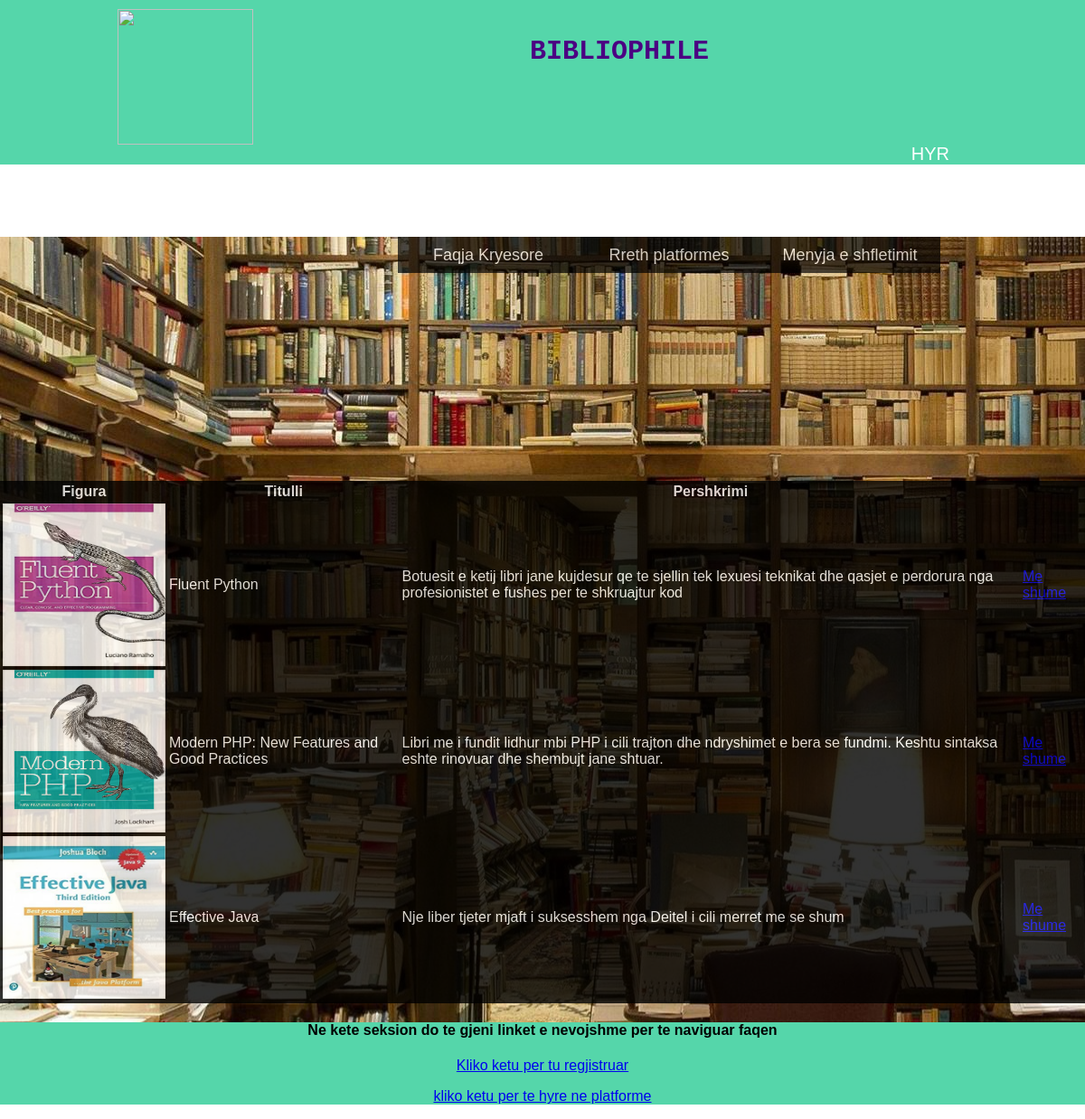
The page / on the database its author committed.
### tables this page shows
CREATE TABLE `lib_pershkrim` (
  `Nr_Seri` varchar(15) NOT NULL,
  `titulli` varchar(120) DEFAULT NULL,
  `Pershkrimi` varchar(300) DEFAULT NULL,
  `Cmimi` int DEFAULT NULL,
  `Botuesi` varchar(60) DEFAULT NULL,
  `Publikimi` date DEFAULT NULL,
  `Tirazhi` int DEFAULT NULL,
  `Nr_faqeve` int DEFAULT NULL,
  `URL` varchar(100) DEFAULT NULL,
  PRIMARY KEY (`Nr_Seri`)
);

### index.php (the view, shortened to what this page needs)
<?php
  include "lidhjaDB.php";
  $timestamp = date("YmdHis");
?>
<html>
 <head>
   <link rel="stylesheet" style="text/css" href="designwebpage.css?v=<?php echo "$timestamp";?>">
 </head>
 <body>
     <header>
        <div class="container">
         <img class="logo" src="logua.bmp" width="150px" height="150px">
         <h2> Bibliophile</h2>
        <nav>
         <ul>
          <?php
          if(isset($_SESSION['Emri']) )
            echo "<li><a href='hyr.php'>Dil</a></li>";
          else if(!isset($_SESSION['Emri']) )
            echo "<li><a href='hyr.php'>Hyr</a></li>";
          ?>
         </ul>
        </nav>
        </div>
     </header>
     <div class="tes">
        <menu>
          <ul>
            <li  id="faqja"> <a>Faqja Kryesore</a> </li>
            <li id="rreth" > <a>Rreth platformes</a></li>
            <li id="menyja"> <a href="kerko.php">Menyja e shfletimit</a>
             </li>
          </ul>
        </menu>
<table>
   <thead>
     <th>Figura</th>
     <th>Titulli</th>
     <th>Pershkrimi</th>
     <th></th>
   </thead>
   <tbody>
<?php
              $quer = "SELECT * FROM lib_pershkrim
              ORDER BY RAND()
              LIMIT 3";
              $results_display = mysqli_query($conn,$quer);
              while( $rowe = mysqli_fetch_array($results_display)){
                   echo  "<td>";
                   echo  "<img src='$rowe[8]' width = '180px' height = '180px'>";
                   echo "<td>";
                   echo $rowe[1];
                   echo "</td> <td>";
                   echo $rowe[2];
                   echo "</td> <td>";
                   echo "<a href='produkt.php?Nr_Seri=$rowe[0]' id='$rowe[0]' target='_blank'> Me shume</a>";
                   echo "</td> <tr>";
              }
?>
</tbody>
</table>
        <p>
        <footer>
          <h4>Ne kete seksion do te gjeni linket e nevojshme per te naviguar faqen</h4>
          <a href="regjistrohu.php">Kliko ketu per tu regjistruar</a>
          <a href="hyr.php">kliko ketu per te hyre ne platforme</a>
        </footer>
        </p>
    </div>
 </body>
</html>

### designwebpage.css (style rules this page uses)
body { margin: 0px; font-family: 'Work Sans',sans-serif; font-weight: 300; }
.tes { background-image: url(libraria.jpg); background-repeat: no-repeat ; margin-top: 0px; }
h2 { font-family: 'Courier New', Courier, monospace; text-transform: uppercase; color: indigo; font-size: 30; }
div { text-align: center; }
.container { width: 80%; margin: 0 auto; }
header,footer { background: #55d6aa; }
table { background-color: black; color: white; opacity: 0.8; }
header::after { content: '' ; display: table; clear: both; }
.logo { float: left; padding: 10px; }
nav { float: right; }
nav ul { margin: 0; padding: 0; list-style: none; }
nav li { display: inline-block; margin-left: 5px; margin-right: 30px; padding-top: 60px ; text-transform: uppercase; color:white; font-size: 20 ; position: relative; }
nav a::before { content: ''; display: block; height: 5px; background-color: #444; position: absolute; top: 30px; width: 0px; transition: all ease-in-out 1s; }
h2 { padding-top: 40px; }
menu ul { margin-top: 80px; margin-left: 400px ; padding: 0px; list-style: none; }
menu ul li { float: left; width: 200px; height: 40px; background-color: black; color: white; opacity: .7; line-height: 40px; text-align: center; font-size: 18px; list-style: none; }
li a { text-decoration: none; color: white; }

### rows shown on the page
lib_pershkrim: URL (picture), titulli "Fluent Python", Pershkrimi "Botuesit e ketij libri jane kujdesur qe te sjellin tek lexuesi teknikat dhe qasjet e perdorura nga profesionistet e fushes per te shkruajtur kod"
lib_pershkrim: URL (picture), titulli "Modern PHP: New Features and Good Practices", Pershkrimi "Libri me i fundit lidhur mbi PHP i cili trajton dhe ndryshimet e bera se fundmi. Keshtu sintaksa eshte rinovuar dhe shembujt jane shtuar."
lib_pershkrim: URL (picture), titulli "Effective Java", Pershkrimi "Nje liber tjeter mjaft i suksesshem nga Deitel i cili merret me se shum"
